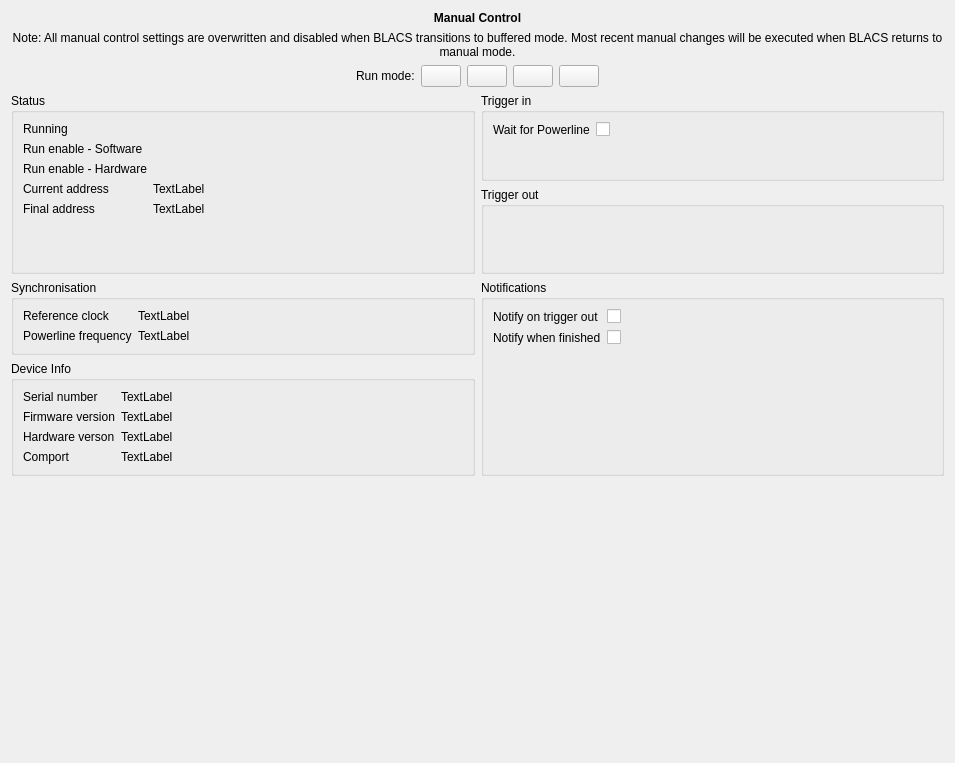
<?xml version="1.0" encoding="UTF-8"?>
<ui version="4.0">
 <class>Form</class>
 <widget class="QWidget" name="Form">
  <property name="geometry">
   <rect>
    <x>0</x>
    <y>0</y>
    <width>955</width>
    <height>763</height>
   </rect>
  </property>
  <property name="windowTitle">
   <string>Form</string>
  </property>
  <layout class="QVBoxLayout" name="verticalLayout_3">
   <item>
    <layout class="QVBoxLayout" name="verticalLayout_5">
     <item>
      <widget class="QLabel" name="label">
       <property name="font">
        <font>
         <weight>75</weight>
         <bold>true</bold>
        </font>
       </property>
       <property name="frameShape">
        <enum>QFrame::NoFrame</enum>
       </property>
       <property name="text">
        <string>Manual Control</string>
       </property>
       <property name="alignment">
        <set>Qt::AlignCenter</set>
       </property>
      </widget>
     </item>
     <item>
      <widget class="QLabel" name="label_7">
       <property name="text">
        <string>Note: All manual control settings are overwritten and disabled when BLACS transitions to buffered mode. Most recent manual changes will be executed when BLACS returns to manual mode.</string>
       </property>
       <property name="alignment">
        <set>Qt::AlignCenter</set>
       </property>
       <property name="wordWrap">
        <bool>true</bool>
       </property>
      </widget>
     </item>
     <item>
      <layout class="QHBoxLayout" name="horizontalLayout_manualcontrol">
       <item>
        <spacer name="horizontalSpacer_2">
         <property name="orientation">
          <enum>Qt::Horizontal</enum>
         </property>
         <property name="sizeHint" stdset="0">
          <size>
           <width>40</width>
           <height>20</height>
          </size>
         </property>
        </spacer>
       </item>
       <item>
        <widget class="QLabel" name="label_21">
         <property name="text">
          <string>Run mode:</string>
         </property>
        </widget>
       </item>
       <item>
        <widget class="QPushButton" name="button_start">
         <property name="text">
          <string/>
         </property>
        </widget>
       </item>
       <item>
        <widget class="QPushButton" name="button_pause">
         <property name="text">
          <string/>
         </property>
         <property name="checkable">
          <bool>true</bool>
         </property>
        </widget>
       </item>
       <item>
        <widget class="QPushButton" name="button_stop">
         <property name="text">
          <string/>
         </property>
        </widget>
       </item>
       <item>
        <widget class="QPushButton" name="button_reset">
         <property name="text">
          <string/>
         </property>
        </widget>
       </item>
       <item>
        <spacer name="horizontalSpacer">
         <property name="orientation">
          <enum>Qt::Horizontal</enum>
         </property>
         <property name="sizeHint" stdset="0">
          <size>
           <width>40</width>
           <height>20</height>
          </size>
         </property>
        </spacer>
       </item>
      </layout>
     </item>
     <item>
      <layout class="QGridLayout" name="gridLayout_3">
       <item row="0" column="0" rowspan="2">
        <widget class="QGroupBox" name="groupBox_2">
         <property name="title">
          <string>Status</string>
         </property>
         <layout class="QVBoxLayout" name="verticalLayout_6">
          <item>
           <layout class="QFormLayout" name="formLayout">
            <item row="0" column="0">
             <widget class="QLabel" name="label_2">
              <property name="text">
               <string>Running</string>
              </property>
             </widget>
            </item>
            <item row="1" column="0">
             <widget class="QLabel" name="label_3">
              <property name="text">
               <string>Run enable - Software</string>
              </property>
             </widget>
            </item>
            <item row="2" column="0">
             <widget class="QLabel" name="label_4">
              <property name="text">
               <string>Run enable - Hardware</string>
              </property>
             </widget>
            </item>
            <item row="4" column="0">
             <widget class="QLabel" name="label_5">
              <property name="text">
               <string>Final address</string>
              </property>
             </widget>
            </item>
            <item row="3" column="0">
             <widget class="QLabel" name="label_6">
              <property name="text">
               <string>Current address</string>
              </property>
             </widget>
            </item>
            <item row="4" column="1">
             <widget class="QLabel" name="label_finaladdress">
              <property name="text">
               <string>TextLabel</string>
              </property>
             </widget>
            </item>
            <item row="3" column="1">
             <widget class="QLabel" name="label_currentaddress">
              <property name="text">
               <string>TextLabel</string>
              </property>
             </widget>
            </item>
            <item row="5" column="1">
             <spacer name="verticalSpacer_2">
              <property name="orientation">
               <enum>Qt::Vertical</enum>
              </property>
              <property name="sizeHint" stdset="0">
               <size>
                <width>20</width>
                <height>40</height>
               </size>
              </property>
             </spacer>
            </item>
            <item row="0" column="1">
             <widget class="QLabel" name="label_running">
              <property name="text">
               <string/>
              </property>
             </widget>
            </item>
            <item row="1" column="1">
             <widget class="QLabel" name="label_enablesoftware">
              <property name="text">
               <string/>
              </property>
             </widget>
            </item>
            <item row="2" column="1">
             <widget class="QLabel" name="label_enablehardware">
              <property name="text">
               <string/>
              </property>
             </widget>
            </item>
           </layout>
          </item>
         </layout>
        </widget>
       </item>
       <item row="1" column="1">
        <widget class="QGroupBox" name="groupBox_5">
         <property name="title">
          <string>Trigger out</string>
         </property>
         <layout class="QVBoxLayout" name="verticalLayout_9">
          <item>
           <layout class="QFormLayout" name="formLayout_triggerout"/>
          </item>
         </layout>
        </widget>
       </item>
       <item row="2" column="0">
        <widget class="QGroupBox" name="groupBox">
         <property name="title">
          <string>Synchronisation</string>
         </property>
         <layout class="QVBoxLayout" name="verticalLayout_8">
          <item>
           <layout class="QFormLayout" name="formLayout_5">
            <item row="0" column="0">
             <widget class="QLabel" name="label_10">
              <property name="text">
               <string>Reference clock</string>
              </property>
             </widget>
            </item>
            <item row="1" column="0">
             <widget class="QLabel" name="label_11">
              <property name="text">
               <string>Powerline frequency</string>
              </property>
             </widget>
            </item>
            <item row="1" column="1">
             <widget class="QLabel" name="label_powerlinefrequency">
              <property name="text">
               <string>TextLabel</string>
              </property>
             </widget>
            </item>
            <item row="0" column="1">
             <widget class="QLabel" name="label_referenceclock">
              <property name="text">
               <string>TextLabel</string>
              </property>
             </widget>
            </item>
           </layout>
          </item>
         </layout>
        </widget>
       </item>
       <item row="0" column="1">
        <widget class="QGroupBox" name="groupBox_3">
         <property name="title">
          <string>Trigger in</string>
         </property>
         <layout class="QVBoxLayout" name="verticalLayout_10">
          <item>
           <layout class="QFormLayout" name="formLayout_triggerin">
            <item row="0" column="0">
             <widget class="QLabel" name="label_16">
              <property name="text">
               <string>Wait for Powerline</string>
              </property>
             </widget>
            </item>
            <item row="0" column="1">
             <widget class="QCheckBox" name="check_waitforpowerline">
              <property name="text">
               <string/>
              </property>
             </widget>
            </item>
           </layout>
          </item>
         </layout>
        </widget>
       </item>
       <item row="3" column="0">
        <widget class="QGroupBox" name="groupBox_4">
         <property name="title">
          <string>Device Info</string>
         </property>
         <layout class="QFormLayout" name="formLayout_2">
          <item row="0" column="0">
           <widget class="QLabel" name="label_8">
            <property name="text">
             <string>Serial number</string>
            </property>
           </widget>
          </item>
          <item row="0" column="1">
           <widget class="QLabel" name="label_serialnumber">
            <property name="text">
             <string>TextLabel</string>
            </property>
           </widget>
          </item>
          <item row="1" column="0">
           <widget class="QLabel" name="label_12">
            <property name="text">
             <string>Firmware version</string>
            </property>
           </widget>
          </item>
          <item row="1" column="1">
           <widget class="QLabel" name="label_firmwareversion">
            <property name="text">
             <string>TextLabel</string>
            </property>
           </widget>
          </item>
          <item row="2" column="0">
           <widget class="QLabel" name="label_14">
            <property name="text">
             <string>Hardware verson</string>
            </property>
           </widget>
          </item>
          <item row="2" column="1">
           <widget class="QLabel" name="label_hardwareversion">
            <property name="text">
             <string>TextLabel</string>
            </property>
           </widget>
          </item>
          <item row="3" column="0">
           <widget class="QLabel" name="label_17">
            <property name="text">
             <string>Comport</string>
            </property>
           </widget>
          </item>
          <item row="3" column="1">
           <widget class="QLabel" name="label_comport">
            <property name="text">
             <string>TextLabel</string>
            </property>
           </widget>
          </item>
         </layout>
        </widget>
       </item>
       <item row="2" column="1" rowspan="2">
        <widget class="QGroupBox" name="groupBox_notifications">
         <property name="title">
          <string>Notifications</string>
         </property>
         <layout class="QVBoxLayout" name="verticalLayout_7">
          <item>
           <layout class="QVBoxLayout" name="verticalLayout_notifications">
            <item>
             <layout class="QFormLayout" name="formLayout_4">
              <item row="0" column="0">
               <widget class="QLabel" name="label_18">
                <property name="text">
                 <string>Notify on trigger out</string>
                </property>
               </widget>
              </item>
              <item row="1" column="0">
               <widget class="QLabel" name="label_20">
                <property name="text">
                 <string>Notify when finished</string>
                </property>
               </widget>
              </item>
              <item row="1" column="1">
               <widget class="QCheckBox" name="check_notifyfinished">
                <property name="text">
                 <string/>
                </property>
               </widget>
              </item>
              <item row="0" column="1">
               <widget class="QCheckBox" name="check_notifytrigout">
                <property name="text">
                 <string/>
                </property>
               </widget>
              </item>
             </layout>
            </item>
           </layout>
          </item>
         </layout>
        </widget>
       </item>
      </layout>
     </item>
     <item>
      <spacer name="verticalSpacer">
       <property name="orientation">
        <enum>Qt::Vertical</enum>
       </property>
       <property name="sizeHint" stdset="0">
        <size>
         <width>20</width>
         <height>40</height>
        </size>
       </property>
      </spacer>
     </item>
    </layout>
   </item>
  </layout>
 </widget>
 <resources/>
 <connections/>
</ui>
